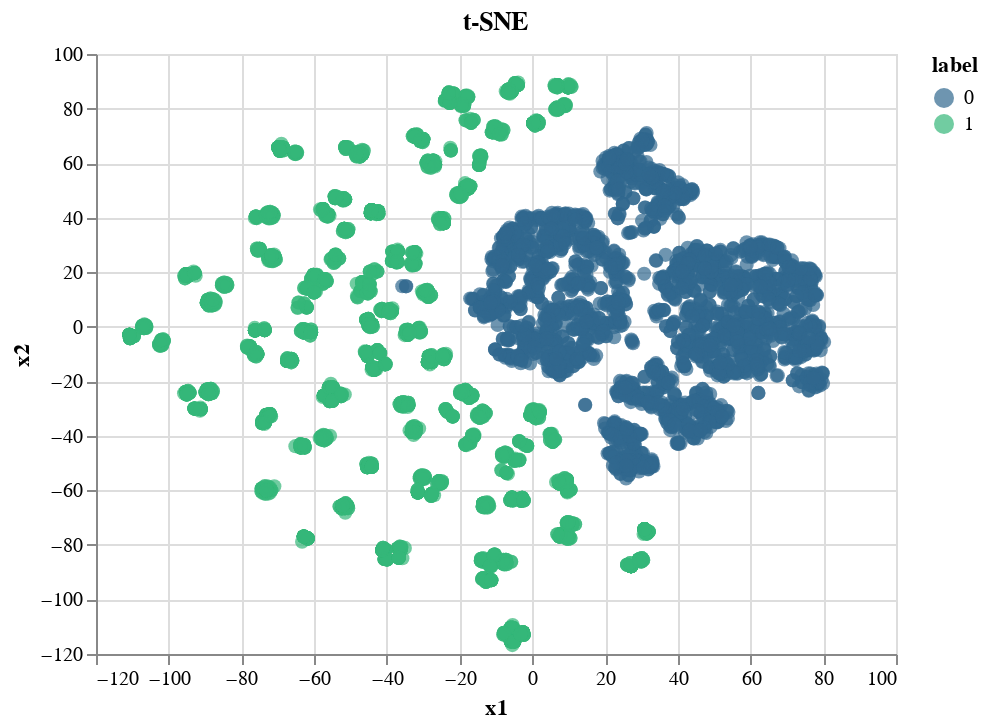

Source (notebook cell):
### Markdown cell above
---
## t-SNE

### Code cell
# t-SNE
data2 = data.sample(n=5000).reset_index(drop=True)
X_train2 = pd.DataFrame(StandardScaler().
                        fit_transform(data2.loc[:, data2.columns != 'label']))
y_train2 = data2.loc[:, ['label']]

man = manifold.TSNE(n_components=2, init='pca', random_state=0)
tsne = man.fit_transform(X_train2)

dtsne = pd.concat([pd.DataFrame(tsne, columns=["x1", "x2"]), y_train2], axis=1)

alt.Chart(dtsne).mark_circle().encode(
    x='x1',
    y='x2',
    color=alt.Color('label:O',
                    scale=alt.Scale(scheme='viridis')),
    size=alt.value(50),
    tooltip=['x1','x2','label:O']
).properties(title = "t-SNE").interactive()

### Figure 1 — Vega-Lite specification as saved in the notebook (floating-point values rounded to 4 significant figures; data arrays with more than 128 entries replaced by an {"elided": "..."} marker saying what was removed)
{"config": {"view": {"continuousWidth": 400, "continuousHeight": 300}}, "data": {"name": "data-7e988d149cb0f057f22097a3f5ff7e2c"}, "mark": "circle", "encoding": {"color": {"type": "ordinal", "field": "label", "scale": {"scheme": "viridis"}}, "size": {"value": 50}, "tooltip": [{"type": "quantitative", "field": "x1"}, {"type": "quantitative", "field": "x2"}, {"type": "ordinal", "field": "label"}], "x": {"type": "quantitative", "field": "x1"}, "y": {"type": "quantitative", "field": "x2"}}, "selection": {"selector002": {"type": "interval", "bind": "scales", "encodings": ["x", "y"]}}, "title": "t-SNE", "$schema": "https://vega.github.io/schema/vega-lite/v4.0.2.json", "datasets": {"data-7e988d149cb0f057f22097a3f5ff7e2c": {"elided": "5000 records"}}}
